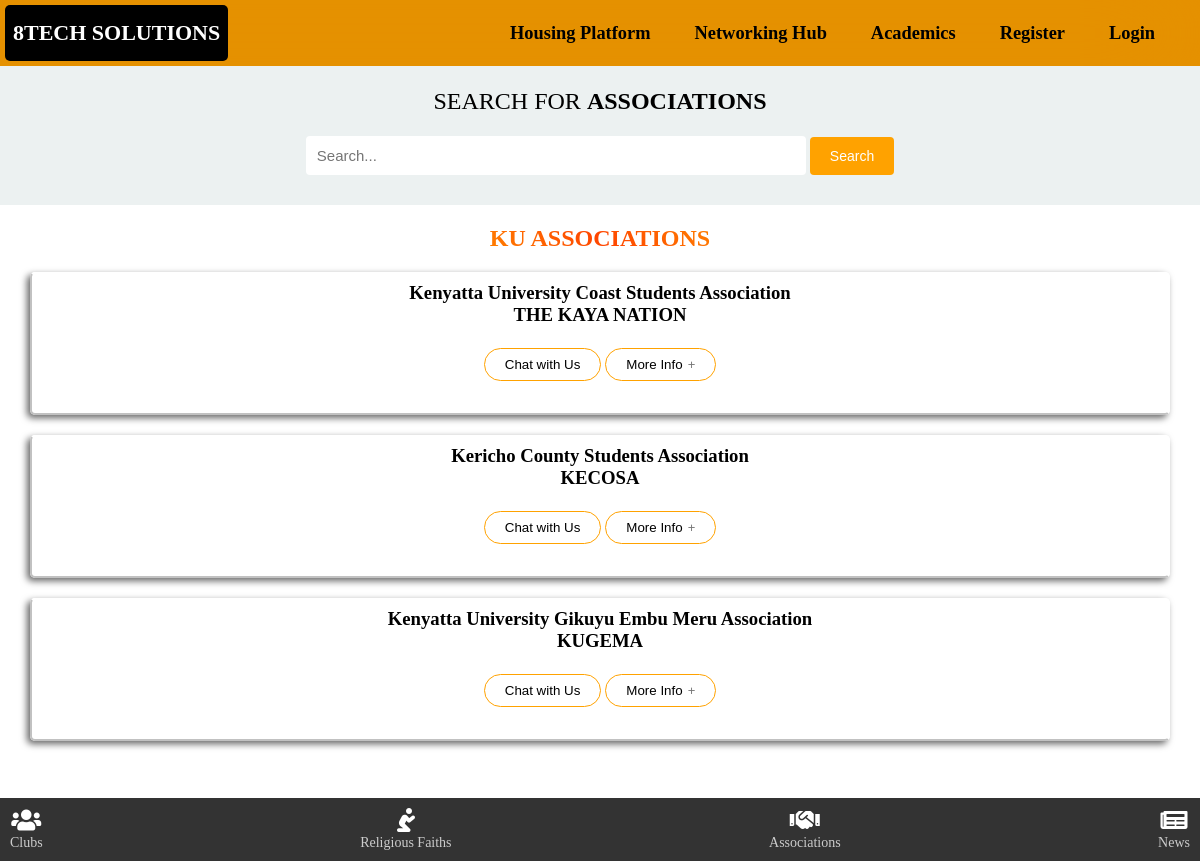
The app's page /association with its own data.
### association/models.py (models this page shows, shortened)
class Association(models.Model):
    association_name = models.CharField(max_length=200)
    short_form = models.CharField(max_length=100, null=True, blank=True)
    description = models.TextField(null=True, blank=True)
    phone = models.CharField(max_length=9, default='113631232')
    officials_name = models.CharField(max_length=100, default='8Tech')
    link = models.URLField(max_length=1000, blank=True, null=True)
    linkname = models.CharField(max_length=100, default='Link')

### association/views.py (the view)
# urls.py: path('association', views.association, name='association')
def association(request):
    if 'q' in request.GET:
        q = request.GET['q']
        multiple_q = Q(Q(association_name__icontains=q) | Q(short_form__icontains=q))
        associates = Association.objects.filter(multiple_q)
    else:
        associates = Association.objects.all()
    context = {'associates': associates}
    return render(request, 'association/association.html', context)

### association/templates/association/association.html (shortened to what this page needs)
{% extends "main.html" %}
{% load static %}
{% block content %}
<div class="club-search">
  <h1>SEARCH FOR <span>ASSOCIATIONS</span></h1>
  <form>
  <div class="search-container">
      <input type="text" name="q" class="search-box" placeholder="Search...">
      <button class="search-btn">Search</button>
  </div>
</form>
</div>
<div class="club">
  <h2>KU ASSOCIATIONS</h2>
{% for assoc in associates %}
  <div class="club1">
      <h3>{{assoc.association_name}}</h3>
      <h3>{{assoc.short_form}}</h3>
      <div class="school">
        <button><a href="https://wa.me/+254{{assoc.phone}}?text=Hey+{{assoc.officials_name}},+It's+{{user.username}}+here.%0AI'm+interested+in+joining+{{assoc.short_form}}.">Chat with Us</a></button>
        <button class="accordion"><a>More Info</a></button>
    </div>
  </div>
{% endfor %}
</div>
{% endblock content %}

### static/styles/main.css (style rules this page uses)
* { margin: 0; padding: 0; box-sizing: border-box; text-decoration: none; }
.search-container { text-align: center; }
.search-box { margin-top: 6rem; margin-bottom: 30px; padding: 11px 15px; width: 50%; max-width: 500px; border: none; border-radius: 4px; font-size: 15px; }
.search-btn { padding: 11px 20px; background-color: #ffa200; color: #fff; border: none; border-radius: 4px; cursor: pointer; font-size: 14px; }
.club1 { text-align: center; width: 95%; padding: 8px 8px 20px 8px; margin: 20px auto; border-radius: 5px; border-top: 2px solid #fff; border-right: 2px solid #fff; border-bottom: 2px solid #c1c1c1; border-left: 2px solid #c1c1c1; box-shadow: -3px 3px 7px rgba(0, 0, 0, .6), inset -100px 0px 100px rgba(255, 255, 255, .5); }

### records on screen
Association: association_name "Kenyatta University Coast Students Association", short_form "THE KAYA NATION"
Association: association_name "Kericho County Students Association", short_form "KECOSA"
Association: association_name "Kenyatta University Gikuyu Embu Meru Association", short_form "KUGEMA"
